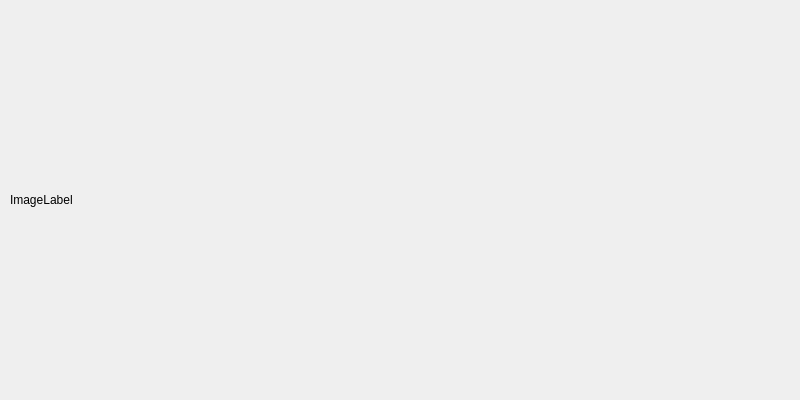
<?xml version="1.0" encoding="UTF-8"?>
<ui version="4.0">
 <class>Dialog</class>
 <widget class="QDialog" name="Dialog">
  <property name="geometry">
   <rect>
    <x>0</x>
    <y>0</y>
    <width>800</width>
    <height>400</height>
   </rect>
  </property>
  <property name="windowTitle">
   <string>Automata Viewer</string>
  </property>
  <widget class="QLabel" name="label">
   <property name="geometry">
    <rect>
     <x>10</x>
     <y>10</y>
     <width>780</width>
     <height>380</height>
    </rect>
   </property>
   <property name="sizePolicy">
    <sizepolicy hsizetype="Maximum" vsizetype="Maximum">
     <horstretch>0</horstretch>
     <verstretch>0</verstretch>
    </sizepolicy>
   </property>
   <property name="text">
    <string>ImageLabel</string>
   </property>
  </widget>
 </widget>
 <resources/>
 <connections/>
</ui>
